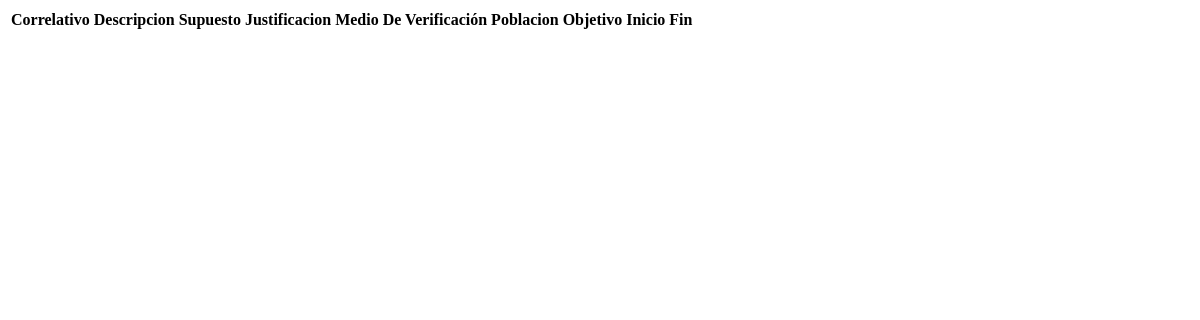
/Datos/cargarActividades.php, run on an earlier commit of the app's database.
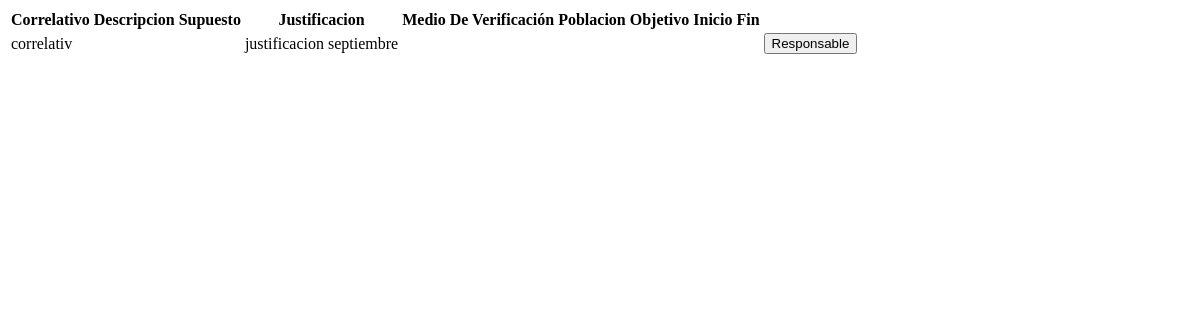
And on a later commit of the database.
### tables this page shows
CREATE TABLE IF NOT EXISTS `actividades` (
  `id_actividad` int(11) NOT NULL,
  `id_indicador` int(11) NOT NULL,
  `descripcion` text NOT NULL,
  `correlativo` varchar(20) NOT NULL,
  `supuesto` text NOT NULL,
  `justificacion` text NOT NULL,
  `medio_verificacion` text NOT NULL,
  `poblacion_objetivo` varchar(30) NOT NULL,
  `fecha_inicio` date NOT NULL,
  `fecha_fin` date NOT NULL
);

### Datos/cargarActividades.php (the view, shortened to what this page needs)
<?php
include 'Datos/conexion.php';
$query = mysql_query("SELECT * FROM actividades",$enlace);
?>
<!DOCTYPE html>
<html lang="en">
<head>
</head>
<body>
<div class="panel-body">
                            <div class="table-responsive">
                                <table class="table">
                                    <thead>
                                        <tr>
                                            <th>Correlativo</th>
                                            <th>Descripcion </th>
                                            <th>Supuesto</th>
                                            <th>Justificacion</th>
                                            <th>Medio De Verificación</th>
                                            <th>Poblacion Objetivo</th>
                                            <th>Inicio</th>
                                            <th>Fin</th>
                                            <th></th>
                                        </tr>
                                    </thead>
                                    <tbody>
                                        <?php
				while($row = mysql_fetch_array($query))
				{
					$id = $row['id_Actividades'];
					?>
					<tr>
                        <td><div class="text" id="correlativo-<?php echo $id ?>"><?php echo $row['correlativo']?></div></td>
                        <td><div class="text" id="descripcion-<?php echo $id ?>"><?php echo $row['descripccion']?></div></td>
                        <td><div class="text" id="supuestos-<?php echo $id ?>"><?php echo $row['supuestos']?></div></td>
                        <td><div class="text" id="justificacion-<?php echo $id ?>"><?php echo $row['justificacion']?></div></td>
                        <td><div class="text" id="medio_Verificacion-<?php echo $id ?>"><?php echo $row['medio_Verificacion']?></div></td>
                        <td><div class="text" id="poblacion_Objetivo-<?php echo $id ?>"><?php echo $row['poblacion_Objetivo']?></div></td>
                        <td><div class="text" id="fecha_Inicio-<?php echo $id ?>"><?php echo $row['fecha_Inicio']?></div></td>
                        <td><div class="text" id="fecha_Fin-<?php echo $id ?>"><?php echo $row['fecha_Fin']?></div></td>
                        <td><button id="ver" type="button" class="btn btn-success">Responsable</button></td>
                    </tr>
					<?php
				}
				 ?>
                                    </tbody>
                                </table>
                            </div>
                        </div>
</body>
</html>

What changed in the data, as far as the page shows it:
added actividades: correlativo "correlativ", justificacion "justificacion septiembre"
